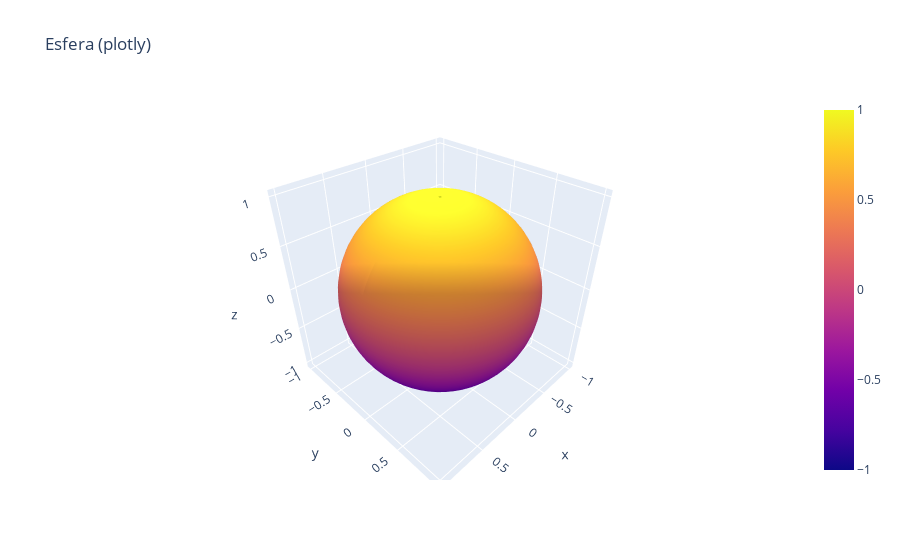

Notebook code for this chart:
### Code cell
# Esfera
X_s, Y_s, Z_s = esfera_parametrica(radio=1.0, n=60)  # Malla de esfera
graficar_superficie_mpl(X_s, Y_s, Z_s, titulo="Esfera (matplotlib)")  # Visualizar con matplotlib
graficar_superficie_plotly(X_s, Y_s, Z_s, titulo="Esfera (plotly)")   # Visualizar con plotly

### Figure 1 — Plotly figure (JSON) as saved in the notebook; plotly's stock layout.template omitted (floating-point values rounded to 4 significant figures; data arrays with more than 128 entries replaced by an {"elided": "..."} marker saying what was removed)
{"data": [{"type": "surface", "x": {"elided": "60x60 float values"}, "y": {"elided": "60x60 float values"}, "z": {"elided": "60x60 float values"}}], "layout": {"title": {"text": "Esfera (plotly)"}}}
